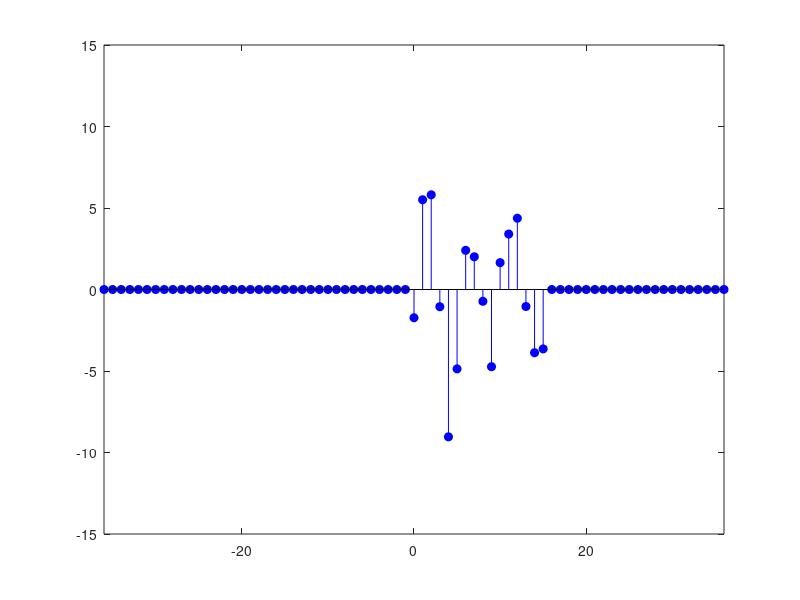

This figure's MATLAB source: (Note: this script raises an error after producing the figure.)
%close all;

%% User Parameters
N = 16;                                             % Signal length [samples]
w_noise_var = 5;                                    % Variance of Gaussian white noise
noise_filt_N = 3;                                   % No. of samples over which the Gaussian white noise is smoothed
use_saved_seed = false;                             % Use a saved state for the random number generator
n_plot_periods = 2.2;                               % No. of periods (of length N) over which the x-axis shall be plotted
x_time_limits = ceil(n_plot_periods * N) * [-1 1];  % ^^^ belongs to above definition ^^^
y_time_limits = 15*[-1, 1];                         % Defines Y-Axis limits of time plots


%% Generate and plot finite-energy time signal x[n]
if use_saved_seed && exist('seed.mat', 'file')
    load('seed.mat');
    rng(seed);
end

% Gaussian white noise
white_noise = w_noise_var * randn(1, N);

% Signal that is to be analysed, smoothed by a rectangular filter of
% length noise_filt_N, and containing a small sinoid part.
signal = conv(white_noise, ones(1, noise_filt_N) ./ noise_filt_N, 'same') + ...
         3 * sin(3*2*pi*(0:N-1)/N);

% Plot our signal
t = (1:N) - 1;

f1 = figure('name', 'Finite-energy time signal x(k)');

% Plot main signal
stem(t, signal, 'filled', 'b');

% Add zero padding and vertical lines that separate the periods
hold on;
for ii = 2:ceil(n_plot_periods)
    stem(t + N*(ii-1), zeros(1, length(signal)), 'filled', 'b');
end
for ii = 1:ceil(n_plot_periods)
    stem(t - N*ii, zeros(1, length(signal)), 'filled', 'b');
end

xlim(x_time_limits);
ylim(y_time_limits);
add_vert_lines(gca, n_plot_periods, N);
title('Finite-energy time signal');
xlabel('Time [samples]');
legend('x(k)');


%% DTFT of finite-energy signal
f2 = figure('name', 'DTFT of finite-energy signal');

t = 0:N-1;
omegas = 0:0.001:2*pi;
X_dtft = dtft(signal, t, omegas);

% Plot the DTFT of the finite-energy signal
periodic_plot(omegas, abs(X_dtft), n_plot_periods, 2*pi);

title('DTFT of finite-energy signal');
legend('X(\omega)');

%% Nonperiodic autocorrelation of finite-energy signal
f4 = figure('name', 'Nonperiodic autocorrelation');

taus = -1.5*N:1.5*N;
R_x_nonper = nonperiodic_autocorrelation(signal, taus);
stem(taus, R_x_nonper, 'filled', 'b');

title('Nonperiodic autocorrelation');
xlabel('Time Shift [samples]');
legend('R_x(\tau)');


%% Energy Spectral Density S_X(omega) of finite-energy signal x[n]
f3 = figure('name', 'Energy Spectral Density of finite-energy signal');

subplot(2,1,1);
omegas = 0:0.001:2*pi;
periodic_plot(omegas, abs(X_dtft).^2, n_plot_periods, 2*pi);

title('Energy Spectral Density from DTFT');
legend('S_x(\omega)');

subplot(2,1,2);
taus = -1.5*N:1.5*N;
omegas = 0:0.001:2*pi;
periodic_plot(omegas, abs(dtft(R_x_nonper, taus, omegas)), n_plot_periods, 2*pi);

title('Energy Spectral Density from nonperiodic autocorrelation');
legend('S_x(\omega)');


%% Plot periodic signal x_p[n]
f5 = figure('name', 'Periodic signal');

t = (1:N) - 1;
periodic_stem(t, signal, n_plot_periods, N);

xlim(x_time_limits);
ylim(y_time_limits);
add_vert_lines(gca, n_plot_periods, N);
title('Periodic signal');
xlabel('Time [samples]');
legend('x_p(k)');


%% DFT of periodic signal x_p[n]

% Generate the DFT of x[n].
% Note that, as the DFT assumes the signal to be N-periodic, we can give it
% one (the first) period of the nonperiodic signal.
X_dft = fft(signal);

% Add one period of the DFT to the DTFT plot to show that we align
% correctly in X- and Y-Axis.
figure(f2);
hold on;
stem(linspace(0,2*(N-1)/N*pi, N), abs(X_dft), 'r');
legend('X(\omega)', 'X_N(\omega_n)');
f2_ax = gca;

% Make a new figure with the DFT plot alone, this time with periodicity
f6 = figure('name', 'DFT of periodic signal');
f6_ax = axes();

xlim(xlim(f2_ax));
ylim(ylim(f2_ax));

periodic_stem(linspace(0,2*(N-1)/N*pi, N), abs(X_dft), n_plot_periods, 2*pi);

title('DFT of periodic signal');
legend('X_N(\omega_n)');


%% Periodic Autocorrelation
f8 = figure('name', 'Periodic autocorrelation');

tau = 0:N-1;
periodic_stem(tau, periodic_autocorrelation(signal, tau), n_plot_periods, N);

add_vert_lines(gca, 2, N);
title('Periodic autocorrelation');
xlabel('Time Shift [samples]');
legend('R_x(\tau)');


%% Power Spectral Density PSD
f7 = figure('name', 'Power Spectral Density (PSD)');

subplot(2,1,1);
omega = linspace(0,2*(N-1)/N*pi, N);
tau = 0:N-1;
periodic_stem(omega, abs(dtft(periodic_autocorrelation(signal, tau), tau, omega)), n_plot_periods, 2*pi);

add_vert_lines(gca, 2, 2*pi);
title('Power Spectral Density (PSD) from DFT');
legend('\phi_x(\omega_n)');

subplot(2,1,2);
omega = linspace(0,2*(N-1)/N*pi, N);
periodic_stem(omega, abs(X_dft).^2 / N, n_plot_periods, 2*pi);

add_vert_lines(gca, 2, 2*pi);
title('Power Spectral Density (PSD) from periodic autocorrelation');
legend('\phi_x(\omega_n)');


%% Discrete Time Fourier Transformation Function
function X = dtft(x, ns, omegas)
    % Calculates the Discrete Time Fourier Transformation of the signal x
    % according to
    %
    % X(omega) = sum( x[n] * e^( i*omega*n ) ) for n from -oo to oo
    %
    % Arguments:
    % x:        a vector of discrete time samples of a signal
    % ns:       a vector of time stamps at which the samples have been
    %           taken
    % omegas:   a vector of values for which the function is to be
    %           evaluated
    
    assert(isnumeric(x) && isvector(x));
    assert(isnumeric(ns) && isvector(ns));
    assert(isnumeric(omegas));
    assert(length(x) == length(ns));
    
    X = zeros(1, length(omegas));
    for ii = 1:length(omegas)
        for jj = 1:length(x)
            X(ii) = X(ii) + x(jj) * exp( -1i * ns(jj) * omegas(ii) ); 
        end
    end
end


%% Autocorrelation Function for Nonperiodic Signals
function R = nonperiodic_autocorrelation(x, taus)
    % Calculates the autocorrelation for nonperiodic, finite-energy
    % signals according to
    % 
    % R_x[tau] = sum( x[n] * x[n - tau] ) for n from -oo to oo
    %
    % Arguments:
    % x:    a vector of discrete time samples of a signal
    % taus: a vector of values for tau for which the function is to be
    %     	evaluated
    
    assert(isnumeric(x) && isvector(x));
    assert(isnumeric(taus) && isvector(taus));
    
    R = zeros(1, length(taus));
    for ii = taus(1):taus(end)
        if abs(ii) >= length(x)
            R(ii - taus(1) + 1) = 0;
        else
            x_shift = circshift(x, ii);

            if ii >= 0
                temp = x(1+ii:end) .* x_shift(1+ii:end);
            else
                temp = x(1:end+ii) .* x_shift(1:end+ii);
            end

            R(ii - taus(1) + 1) = sum(temp);
        end
    end
end


%% Autocorrelation Function for Nonperiodic Signals
function R = periodic_autocorrelation(x, taus)
    % Calculates the autocorrelation for nonperiodic, finite-energy
    % signals according to
    % 
    % R_x[tau] = 1/N * sum( x[n] * x[n - tau] ) for n from 0 to N-1
    % where x[n] is interpreted as periodic in N samples
    %
    % Arguments:
    % x:    a vector of discrete time samples of a signal
    % taus: a vector of values for tau for which the function is to be
    %     	evaluated
    
    assert(isnumeric(x) && isvector(x));
    assert(isnumeric(taus) && isvector(taus));
    
    R = zeros(1, length(taus));
    for ii = taus(1):taus(end)
            R(ii - taus(1) + 1) = sum(x .* circshift(x, ii));
    end
    
    R = R ./ length(x);
end

%% Plotting helper functions
function add_vert_lines(ax, n_periods, T)
    % Adds n_periods vertical lines at x = n*T except at zero
    
    hold(ax, 'on');
    
    for ii = 2:ceil(n_periods)
        line(ax,  T * (ii - 1) * [1 1], ylim(ax));
    end
    for ii = 1:ceil(n_periods)
        line(ax, -T * (ii - 1) * [1 1], ylim(ax));
    end
end


function periodic_plot(x, y, n_periods, T)
    
    plot(x, y, 'b');
    hold on;

    dimmed_color = [88, 172, 250] ./ 256;
    for ii = 2:ceil(n_periods)
        plot(x + T*(ii-1), y, 'Color', dimmed_color);
    end
    for ii = 1:ceil(n_periods)
        plot(x - T*ii, y, 'Color', dimmed_color);
    end

    xlim(ceil(n_periods * T) * [-1 1]);
    
    if (T - 2*pi < 2*eps)
        add_radiant_xticks(n_periods);
    end
    
    add_vert_lines(gca, n_periods, T);
end


function periodic_stem(x, y, n_periods, T)
    
    stem(x, y, 'filled', 'b');
    hold on;

    dimmed_color = [88, 172, 250] ./ 256;
    for ii = 2:ceil(n_periods)
        stem(x + T*(ii-1), y, 'filled', 'Color', dimmed_color, 'MarkerEdgeColor', dimmed_color, 'MarkerFaceColor', dimmed_color);
    end
    for ii = 1:ceil(n_periods)
        stem(x - T*ii, y, 'filled', 'Color', dimmed_color, 'MarkerEdgeColor', dimmed_color, 'MarkerFaceColor', dimmed_color);
    end

    xlim(ceil(n_periods * T) * [-1 1]);
    
    if (T - 2*pi < 2*eps)
        add_radiant_xticks(n_periods);
    end
    
    add_vert_lines(gca, n_periods, T);
end


function add_radiant_xticks(n_periods)
    tick_arr = [-2*pi, -pi, 0, pi, 2*pi];
    tick_arr_str = {'-2\pi', '-\pi', '0', '\pi', '2\pi'};

    for ii = 2:floor(n_periods)
        tick_arr = [-ii*2*pi, -(2*(ii-1) + 1) * pi, tick_arr, (2*(ii-1) + 1) * pi, ii*2*pi];
        tick_arr_str = {sprintf('-%d\\pi', ii*2), sprintf('-%d\\pi', (2*(ii-1) + 1)), tick_arr_str{:}, sprintf('%d\\pi', (2*(ii-1) + 1)), sprintf('%d\\pi', ii*2)};
    end
    xticks(tick_arr);
    xticklabels(tick_arr_str);
end
